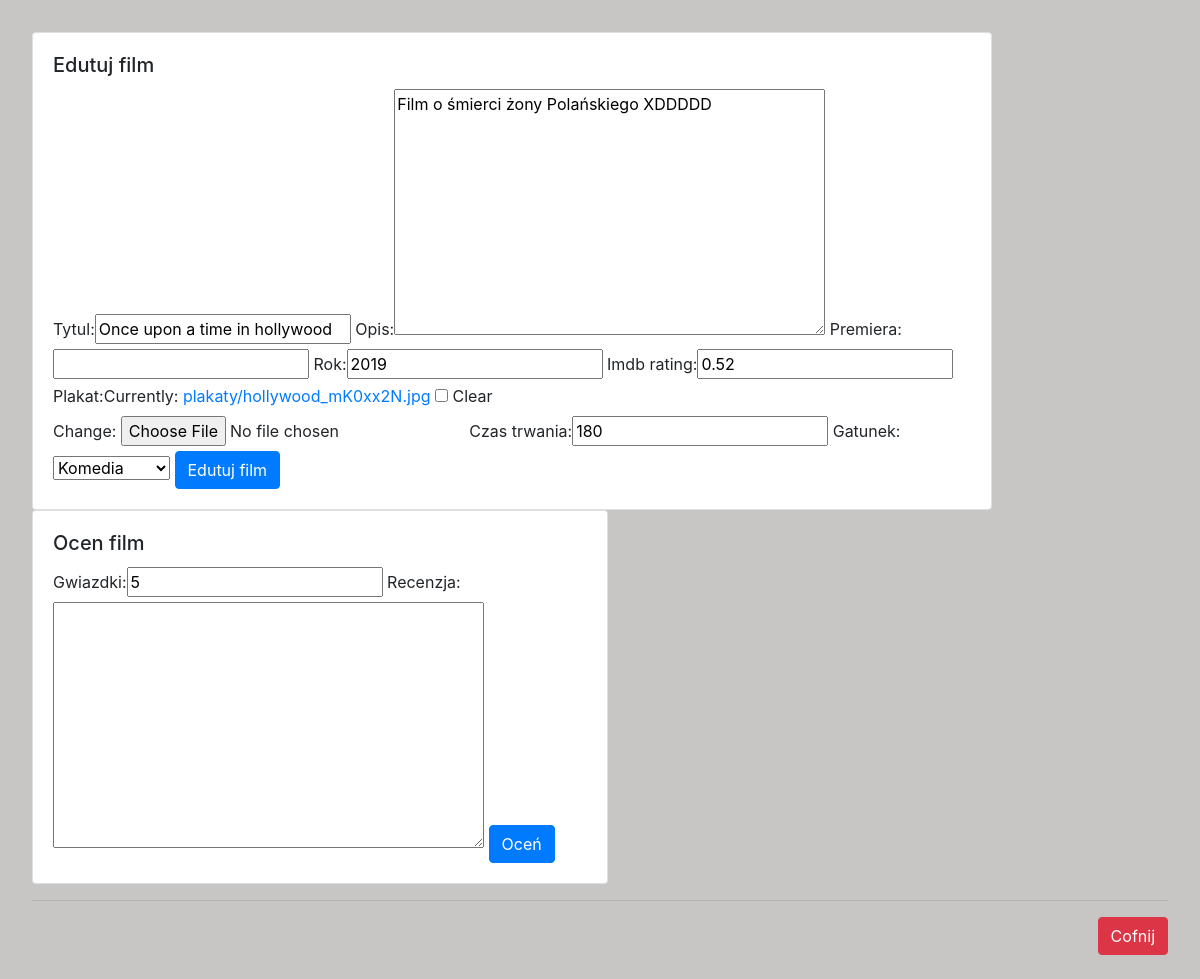
/filmy/edytuj/6/ (signed in), run on the app's committed database.
### filmyweb/models.py (models this page shows, shortened)
class Film(models.Model):
    tytul = models.CharField(max_length=64, blank=False, unique=True)
    rok = models.PositiveSmallIntegerField(default=2000)
    opis = models.TextField(default="", max_length=230)
    premiera = models.DateField(null=True, blank=True)
    imdb_rating = models.DecimalField(max_digits=4, decimal_places=2,null=True, blank=True)
    plakat = models.ImageField(upload_to="plakaty", null=True, blank=True)
    dodatkowe = models.OneToOneField(DodatkoweInfo, on_delete=models.CASCADE, null=True, blank=True)

class DodatkoweInfo(models.Model):
    GATUNEK = {
        (0, 'Inne'),
        (1, 'Horror'),
        (2, 'Komedia'),
        (3, 'Sci-fi'),
        (4, 'Drama'),
        (5, 'Akcja'),
        (5, 'Przygodowy'),
    }
    czas_trwania = models.PositiveSmallIntegerField(default=0)
    gatunek = models.PositiveSmallIntegerField(default=0, choices=GATUNEK)

### filmyweb/views.py (the view)
# urls.py: path('edytuj/<int:id>/', edytuj_film, name="edytuj_film"),
@login_required
def edytuj_film(request, id):
    film = get_object_or_404(Film, pk=id)
    oceny = Ocena.objects.filter(film=film)
    try:
        dodatkowe = DodatkoweInfo.objects.get(film=film.id)
    except DodatkoweInfo.DoesNotExist:
        dodatkowe = None
    form_film = FilmForm(request.POST or None, request.FILES or None, instance=film)
    form_dodatkowe = DodatkoweInfoForm(request.POST or None, instance=dodatkowe)
    form_ocena = OcenaForm(None)
    if request.method == "POST":
        if 'gwiazdki' in request.POST:
            ocena = form_ocena.save(commit=False)
            ocena.film = film
            ocena.save()
    if all((form_film.is_valid(), form_dodatkowe.is_valid())):
        film = form_film.save(commit=False)
        dodatkowe = form_dodatkowe.save()
        film.dodatkowe = dodatkowe
        film.save()
        return redirect(wszystkie_filmy)
    return render(request, 'film_form.html', {
        'form': form_film,
        'form_dodatkowe': form_dodatkowe,
        'oceny': oceny,
        'form_ocena': form_ocena,
        'nowy': False})

### filmyweb/forms.py
class FilmForm(ModelForm):
    class Meta:
        model = Film
        fields = ['tytul', 'opis', 'premiera', 'rok', 'imdb_rating', 'plakat']

class DodatkoweInfoForm(ModelForm):
    class Meta:
        model = DodatkoweInfo
        fields = ['czas_trwania', 'gatunek']

### templates/film_form.html (shortened to what this page needs)
{% extends 'glowny.html' %}
{% load bootstrap %}
{% block strona %}
    {% if nowy %}
        <div class="container-fluid">
    {% else %}
        <div class="card" style="width: 60rem; float: left; margin-right: 1rem;">
    {% endif %}
      <div class="card-body">
          {% if nowy %}
                <h5 class="card-title">Nowy Film</h5>
            {% else %}
                <h5 class="card-title">Edutuj film</h5>
            {% endif %}
            <form method="post" enctype="multipart/form-data">
                {{ form|bootstrap }}
                {{ form_dodatkowe|bootstrap }}
                    {% if nowy %}
                        <button type="submit" class="btn btn-primary">Nowy Film</button>
                    {% else %}
                        <button type="submit" class="btn btn-primary">Edutuj film</button>
                    {% endif %}
            </form>
        </div>
    </div>
    {% if form_ocena %}
        <div class="card" style="width: 32rem offset-col">
            <div class="card-body">
                <h5 class="card-title">Ocen film</h5>
                <form method="post" enctype="multipart/form-data">
                    {{ form_ocena|bootstrap }}
                        <button type="submit" class="btn btn-primary">Oceń</button>
                </form>
            </div>
        </div>
    {% endif %}
    <hr>
    <a class="btn btn-danger mb-4" style="float: right;" href="{% url 'wszystkie_filmy' %}">Cofnij</a>
{% endblock %}

### filmyweb/static/nowy.css (style rules this page uses)
body { padding: 2rem; background-color: rgba(56, 46, 46, 0.274); }
.card { width: 36rem; }

### data on the page
Film: tytul "Once upon a time in hollywood", opis "Film o śmierci żony Polańskiego XDDDDD", rok "2019", imdb_rating "0.52"
DodatkoweInfo: czas_trwania "180", gatunek "Komedia"
